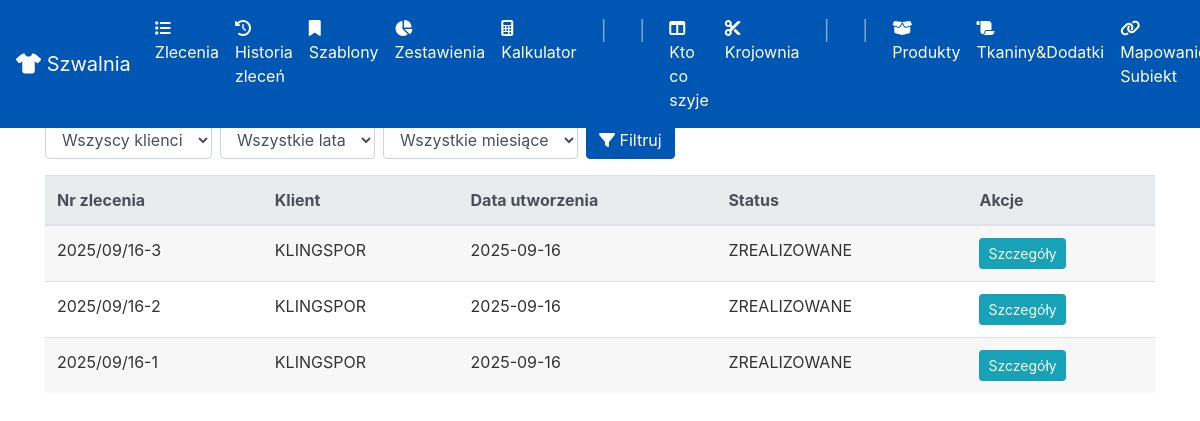
Screenshot of /orders/history with the database file from the repository.
### app/models.py (models this page shows, shortened)
class Order(db.Model):
    id = db.Column(db.Integer, primary_key=True)
    order_code = db.Column(db.String(50), nullable=True)
    client_id = db.Column(db.Integer, db.ForeignKey('client.id'), nullable=False)
    description = db.Column(db.Text, nullable=False)
    login_info = db.Column(db.Text, nullable=True)
    deadline = db.Column(db.Date, nullable=False)
    status = db.Column(db.String(50), nullable=False, default='NOWE')
    zlecajacy = db.Column(db.String(50), nullable=False)
    created_at = db.Column(db.DateTime, default=datetime.utcnow)
    fabrics = db.relationship('OrderFabric', backref='order', cascade="all, delete-orphan")
    assigned_team = db.Column(db.String(50), nullable=True)
    cutting_table = db.Column(db.String(50), nullable=True)
    team1_completed = db.Column(db.Boolean, default=False, nullable=False)
    team2_completed = db.Column(db.Boolean, default=False, nullable=False)
    cutting_started_at = db.Column(db.DateTime, nullable=True)
    cutting_finished_at = db.Column(db.DateTime, nullable=True)
    sewing_started_at = db.Column(db.DateTime, nullable=True)
    sewing_finished_at = db.Column(db.DateTime, nullable=True)
    order_items = db.relationship('OrderItem', backref='order', lazy=True, cascade="all, delete-orphan")
    attachments = db.relationship('Attachment', backref='order', lazy=True, cascade="all, delete-orphan")
    materials_used = db.relationship('MaterialUsage', backref='order', cascade="all, delete-orphan")

class Client(db.Model):
    id = db.Column(db.Integer, primary_key=True)
    name = db.Column(db.String(100), nullable=False, unique=True)
    orders = db.relationship('Order', backref='client', lazy=True)

### app/routes.py (the view)
@app.route('/orders/history')
def orders_history():
    client_filter = request.args.get('client', '').strip().upper()
    year_filter = request.args.get('year', '')
    month_filter = request.args.get('month', '')
    orders_query = Order.query.join(Client).filter(Order.status == 'ZREALIZOWANE')
    if client_filter:
        orders_query = orders_query.filter(Client.name == client_filter)
    if year_filter:
        orders_query = orders_query.filter(extract('year', Order.created_at) == int(year_filter))
    if month_filter:
        orders_query = orders_query.filter(extract('month', Order.created_at) == int(month_filter))
    all_orders = orders_query.order_by(Order.created_at.desc()).all()
    years_query = db.session.query(extract('year', Order.created_at)).distinct().all()
    years = sorted({int(y[0]) for y in years_query})
    clients = Client.query.order_by(Client.name).all()
    return render_template('orders_history.html',
                           orders=all_orders,
                           clients=clients,
                           years=years)

### app/routes.py (called while the page is built)
@app.context_processor
def inject_in_progress_orders():
    all_in_progress = Order.query.filter_by(status='W REALIZACJI').order_by(Order.deadline).all()
    krojownia_orders = []
    szwalnia_orders = []
    for order in all_in_progress:
        order.total_quantity = sum(item.quantity for item in order.order_items)
        if order.cutting_table == 'skrojone' and order.assigned_team is not None:
            szwalnia_orders.append(order)
        elif order.cutting_table is not None and order.cutting_table != 'skrojone':
            krojownia_orders.append(order)
    return dict(krojownia_in_progress=krojownia_orders, szwalnia_in_progress=szwalnia_orders)

### app/templates/orders_history.html (shortened to what this page needs)
{% extends "base.html" %}
{% block content %}
<h2> Historia Zleceń</h2>
<form method="GET" class="form-inline mb-3">
    <select name="client" class="form-control mr-2">
        <option value="">Wszyscy klienci</option>
    </select>
    <select name="year" class="form-control mr-2">
        <option value="">Wszystkie lata</option>
    </select>
    <select name="month" class="form-control mr-2">
        <option value="">Wszystkie miesiące</option>
    </select>
    <button type="submit" class="btn btn-primary"><i class="fas fa-filter"></i> Filtruj</button>
</form>
<div class="table-responsive">
    <table class="table table-striped table-hover">
        <thead class="thead-light">
            <tr>
                <th>Nr zlecenia</th>
                <th>Klient</th>
                <th>Data utworzenia</th>
                <th>Status</th>
                <th>Akcje</th>
            </tr>
        </thead>
        <tbody>
            {% for order in orders %}
            <tr>
                <td>{{ order.order_code }}</td>
                <td>{{ order.client.name }}</td>
                <td>{{ order.created_at.strftime('%Y-%m-%d') }}</td>
                <td>{{ order.status }}</td>
                <td>
                    <a href="{{ url_for('order_detail', order_id=order.id) }}" class="btn btn-sm btn-info">Szczegóły</a>
                </td>
            </tr>
            {% else %}
            <tr>
                <td colspan="5" class="text-center">Brak zleceń do wyświetlenia.</td>
            </tr>
            {% endfor %}
        </tbody>
    </table>
</div>
{% endblock %}

### app/templates/base.html (shortened to what this page needs)
<!DOCTYPE html>
<html lang="pl">
<head>
  <link rel="stylesheet" href="https://maxcdn.bootstrapcdn.com/bootstrap/4.0.0/css/bootstrap.min.css">
  <link href="https://cdnjs.cloudflare.com/ajax/libs/font-awesome/6.4.0/css/all.min.css" rel="stylesheet">
</head>
<body>
<nav class="navbar navbar-expand-lg navbar-dark fixed-top" style="background-color: #0056b3;">
  <a class="navbar-brand" href="{{ url_for('orders_list') }}">
    <i class="fas fa-tshirt"></i> Szwalnia
  </a>
  <div class="collapse navbar-collapse" id="navbarNav">
    <ul class="navbar-nav mr-auto">
      <li class="nav-item">
        <a class="nav-link" href="{{ url_for('orders_list') }}">
          <i class="fas fa-list"></i> Zlecenia
        </a>
      </li>
      <li class="nav-item">
                    <a class="nav-link" href="{{ url_for('orders_history') }}"><i class="fas fa-history"></i> Historia zleceń</a>
                </li>
      <li class="nav-item">
        <a class="nav-link" href="{{ url_for('order_templates') }}">
          <i class="fas fa-bookmark"></i> Szablony
        </a>
      </li>
      <li class="nav-item">
        <a class="nav-link" href="{{ url_for('reports') }}">
            <i class="fas fa-chart-pie"></i> Zestawienia
        </a>
      </li>
      <li class="nav-item">
        <a class="nav-link" href="{{ url_for('calculator') }}">
          <i class="fas fa-calculator"></i> Kalkulator
        </a>
      </li>
  <li class="nav-item">
    <span class="navbar-text mx-3" style="font-size: 1.2rem;">|</span>
  </li>
      <li class="nav-item">
  <li class="nav-item">
    <span class="navbar-text mx-3" style="font-size: 1.2rem;">|</span>
  </li>
      <li class="nav-item">
        <a class="nav-link" href="{{ url_for('kanban') }}">
          <i class="fas fa-table-columns"></i> Kto co szyje
        </a>
      </li>
      <li class="nav-item">
        <a class="nav-link" href="{{ url_for('krojownia') }}">
          <i class="fas fa-scissors"></i> Krojownia
        </a>
      </li>
  <li class="nav-item">
    <span class="navbar-text mx-3" style="font-size: 1.2rem;">|</span>
  </li>
  <li class="nav-item">
    <span class="navbar-text mx-3" style="font-size: 1.2rem;">|</span>
  </li>
      <li class="nav-item">
        <a class="nav-link" href="{{ url_for('products_list') }}">
            <i class="fas fa-box-open"></i> Produkty
        </a>
      </li>
      <li class="nav-item">
        <a class="nav-link" href="{{ url_for('materials_management') }}">
            <i class="fas fa-scroll"></i> Tkaniny&Dodatki
        </a>
      </li>
      <li class="nav-item">
        <a class="nav-link" href="{{ url_for('subiekt_mapping') }}">
            <i class="fas fa-link"></i> Mapowanie Subiekt
        </a>
      </li>
    </ul>
  </div>
</nav>
<div class="container" style="margin-top:75px;">
  {% block content %}{% endblock %}
</div>
</body>
</html>

### rows the page displays
Order: order_code "2025/09/16-3", client.name "KLINGSPOR", created_at "2025-09-16", status "ZREALIZOWANE"
Order: order_code "2025/09/16-2", client.name "KLINGSPOR", created_at "2025-09-16", status "ZREALIZOWANE"
Order: order_code "2025/09/16-1", client.name "KLINGSPOR", created_at "2025-09-16", status "ZREALIZOWANE"
